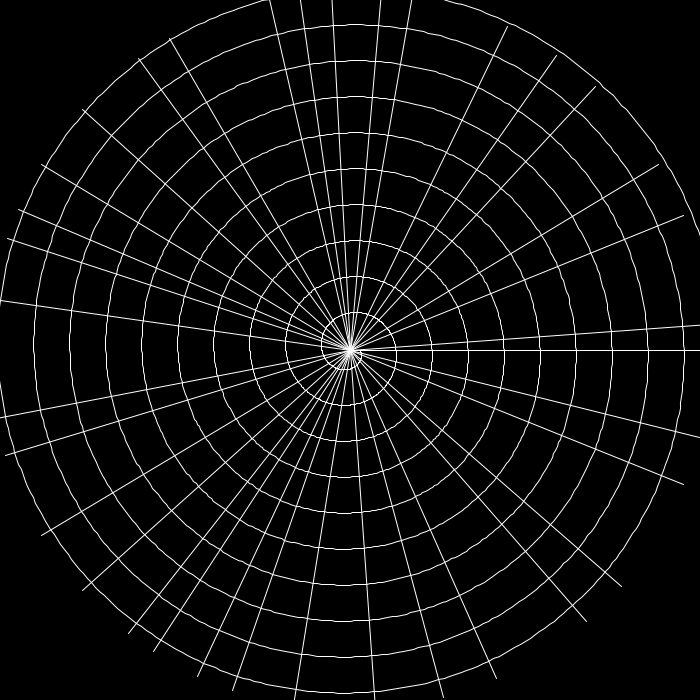
Frame 1 (no input)
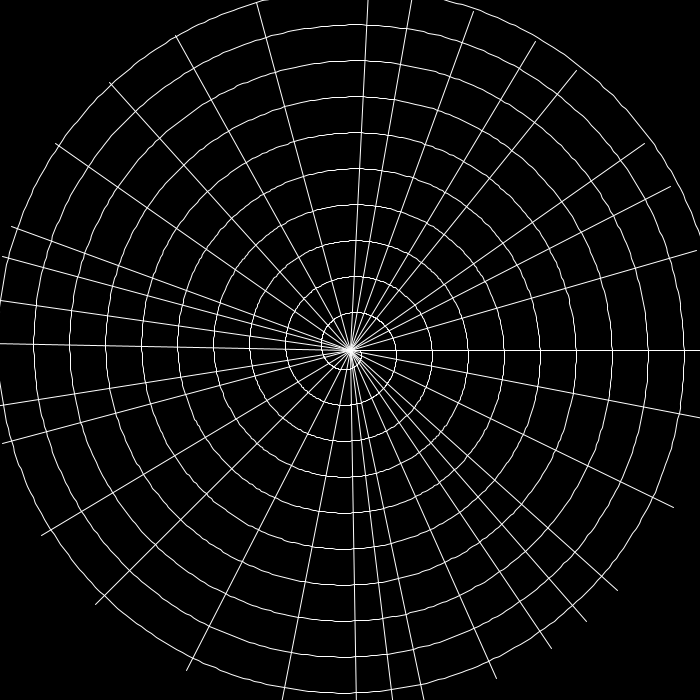
Frame 2 (the mouse pressed at the canvas centre, redrawn once)

The Processing sketch that drew these frames (run headless with seeded random() and noise(); the mouse was pressed at the canvas centre and the sketch redrawn once):

// Processing sketch: GenerateSpiderWebSpiral
// ── GenerateSpiderWebSpiral.pde

void setup() {
  size(700, 700);
  frameRate(120);
  noLoop();
}

void draw() {
  // Set colors
  background(0);
  stroke(255);
  noFill();
  
  // Draw the spiral
  int minRadius = 10;
  float dist = 0;
  
  // Set up to draw a shape of vertices in processing
  beginShape();
  for(int j = 0; j < 10*360; j += 1) {
      dist += 0.1;
      // Draw the lines connecting the different circles
      strokeWeight(1);
      float rad = radians(j);
      float radius = minRadius + dist;
      float cX = width / 2;
      float cY = height / 2;
      float endX = cX + radius * cos(rad);
      float endY = cY + radius * sin(rad);
      // create a point that is connected to the previous point using a curve
      curveVertex(endX, endY);
      println(endX, endY);
    }
    
    // Finish the shape being drawn
    endShape();
    
  // Draw the lines connecting the different circles
  for(int i = 0; i < 360; i += random(5, 20)) {
    strokeWeight(1);
    float radius = random(dist, 0.99 * dist);
    float cX = width / 2;
    float cY = height / 2;
    float endX = cX + getPolarX(radius, i);
    float endY = cY + getPolarY(radius, i);
    line(cX, cY, endX, endY);
  }
}

// Theta is in degrees
float getPolarX(float radius, float theta) {
  return radius * cos(radians(theta));
}

// Theta is in degrees
float getPolarY(float radius, float theta) {
 return radius * sin(radians(theta)); 
}
